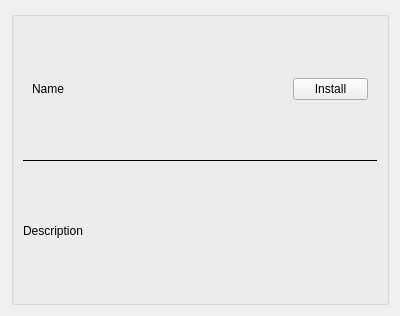
<?xml version="1.0" encoding="UTF-8"?>
<ui version="4.0">
 <class>remote_item</class>
 <widget class="QWidget" name="remote_item">
  <property name="geometry">
   <rect>
    <x>0</x>
    <y>0</y>
    <width>400</width>
    <height>316</height>
   </rect>
  </property>
  <property name="sizePolicy">
   <sizepolicy hsizetype="Preferred" vsizetype="Fixed">
    <horstretch>0</horstretch>
    <verstretch>0</verstretch>
   </sizepolicy>
  </property>
  <property name="windowTitle">
   <string>Plugin</string>
  </property>
  <layout class="QVBoxLayout" name="verticalLayout_2">
   <item>
    <widget class="QGroupBox" name="verticalGroupBox">
     <layout class="QVBoxLayout" name="verticalLayout">
      <item>
       <widget class="QWidget" name="horizontalWidget" native="true">
        <property name="sizePolicy">
         <sizepolicy hsizetype="Expanding" vsizetype="Minimum">
          <horstretch>0</horstretch>
          <verstretch>0</verstretch>
         </sizepolicy>
        </property>
        <property name="maximumSize">
         <size>
          <width>16777215</width>
          <height>300</height>
         </size>
        </property>
        <layout class="QHBoxLayout" name="horizontalLayout">
         <item>
          <widget class="QLabel" name="name">
           <property name="sizePolicy">
            <sizepolicy hsizetype="Preferred" vsizetype="Fixed">
             <horstretch>0</horstretch>
             <verstretch>0</verstretch>
            </sizepolicy>
           </property>
           <property name="maximumSize">
            <size>
             <width>16777215</width>
             <height>100</height>
            </size>
           </property>
           <property name="text">
            <string>Name</string>
           </property>
          </widget>
         </item>
         <item>
          <widget class="QPushButton" name="installbutton">
           <property name="maximumSize">
            <size>
             <width>75</width>
             <height>16777215</height>
            </size>
           </property>
           <property name="text">
            <string>Install</string>
           </property>
          </widget>
         </item>
        </layout>
       </widget>
      </item>
      <item>
       <widget class="QLabel" name="label">
        <property name="maximumSize">
         <size>
          <width>16777215</width>
          <height>4</height>
         </size>
        </property>
        <property name="frameShape">
         <enum>QFrame::HLine</enum>
        </property>
        <property name="text">
         <string/>
        </property>
       </widget>
      </item>
      <item>
       <widget class="QWidget" name="horizontalWidget_2" native="true">
        <layout class="QHBoxLayout" name="horizontalLayout_2">
         <property name="margin">
          <number>0</number>
         </property>
         <item>
          <widget class="QLabel" name="description">
           <property name="sizePolicy">
            <sizepolicy hsizetype="Expanding" vsizetype="Preferred">
             <horstretch>0</horstretch>
             <verstretch>0</verstretch>
            </sizepolicy>
           </property>
           <property name="minimumSize">
            <size>
             <width>0</width>
             <height>0</height>
            </size>
           </property>
           <property name="frameShape">
            <enum>QFrame::NoFrame</enum>
           </property>
           <property name="frameShadow">
            <enum>QFrame::Sunken</enum>
           </property>
           <property name="text">
            <string>Description</string>
           </property>
           <property name="wordWrap">
            <bool>true</bool>
           </property>
          </widget>
         </item>
        </layout>
       </widget>
      </item>
     </layout>
    </widget>
   </item>
  </layout>
 </widget>
 <resources/>
 <connections/>
</ui>
